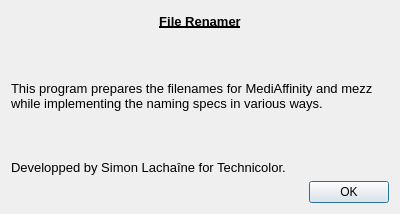
<?xml version="1.0" encoding="UTF-8"?>
<ui version="4.0">
 <class>About</class>
 <widget class="QDialog" name="About">
  <property name="geometry">
   <rect>
    <x>0</x>
    <y>0</y>
    <width>400</width>
    <height>214</height>
   </rect>
  </property>
  <property name="windowTitle">
   <string>About</string>
  </property>
  <layout class="QVBoxLayout" name="verticalLayout">
   <item>
    <layout class="QHBoxLayout" name="horizontalLayout">
     <item>
      <spacer name="horizontalSpacer">
       <property name="orientation">
        <enum>Qt::Horizontal</enum>
       </property>
       <property name="sizeHint" stdset="0">
        <size>
         <width>40</width>
         <height>20</height>
        </size>
       </property>
      </spacer>
     </item>
     <item>
      <widget class="QLabel" name="label">
       <property name="font">
        <font>
         <pointsize>10</pointsize>
         <weight>75</weight>
         <bold>true</bold>
         <underline>true</underline>
        </font>
       </property>
       <property name="text">
        <string>File Renamer</string>
       </property>
       <property name="alignment">
        <set>Qt::AlignCenter</set>
       </property>
      </widget>
     </item>
     <item>
      <spacer name="horizontalSpacer_2">
       <property name="orientation">
        <enum>Qt::Horizontal</enum>
       </property>
       <property name="sizeHint" stdset="0">
        <size>
         <width>40</width>
         <height>20</height>
        </size>
       </property>
      </spacer>
     </item>
    </layout>
   </item>
   <item>
    <spacer name="verticalSpacer">
     <property name="orientation">
      <enum>Qt::Vertical</enum>
     </property>
     <property name="sizeHint" stdset="0">
      <size>
       <width>20</width>
       <height>40</height>
      </size>
     </property>
    </spacer>
   </item>
   <item>
    <widget class="QLabel" name="label_2">
     <property name="font">
      <font>
       <pointsize>10</pointsize>
      </font>
     </property>
     <property name="text">
      <string>This program prepares the filenames for MediAffinity and mezz while implementing the naming specs in various ways.</string>
     </property>
     <property name="wordWrap">
      <bool>true</bool>
     </property>
    </widget>
   </item>
   <item>
    <spacer name="verticalSpacer_2">
     <property name="orientation">
      <enum>Qt::Vertical</enum>
     </property>
     <property name="sizeHint" stdset="0">
      <size>
       <width>20</width>
       <height>40</height>
      </size>
     </property>
    </spacer>
   </item>
   <item>
    <widget class="QLabel" name="label_4">
     <property name="font">
      <font>
       <pointsize>10</pointsize>
      </font>
     </property>
     <property name="text">
      <string>Developped by Simon Lachaîne for Technicolor.</string>
     </property>
    </widget>
   </item>
   <item>
    <widget class="QDialogButtonBox" name="buttonBox">
     <property name="orientation">
      <enum>Qt::Horizontal</enum>
     </property>
     <property name="standardButtons">
      <set>QDialogButtonBox::Ok</set>
     </property>
    </widget>
   </item>
  </layout>
 </widget>
 <resources/>
 <connections>
  <connection>
   <sender>buttonBox</sender>
   <signal>accepted()</signal>
   <receiver>About</receiver>
   <slot>accept()</slot>
   <hints>
    <hint type="sourcelabel">
     <x>248</x>
     <y>254</y>
    </hint>
    <hint type="destinationlabel">
     <x>157</x>
     <y>274</y>
    </hint>
   </hints>
  </connection>
  <connection>
   <sender>buttonBox</sender>
   <signal>rejected()</signal>
   <receiver>About</receiver>
   <slot>reject()</slot>
   <hints>
    <hint type="sourcelabel">
     <x>316</x>
     <y>260</y>
    </hint>
    <hint type="destinationlabel">
     <x>286</x>
     <y>274</y>
    </hint>
   </hints>
  </connection>
 </connections>
</ui>
